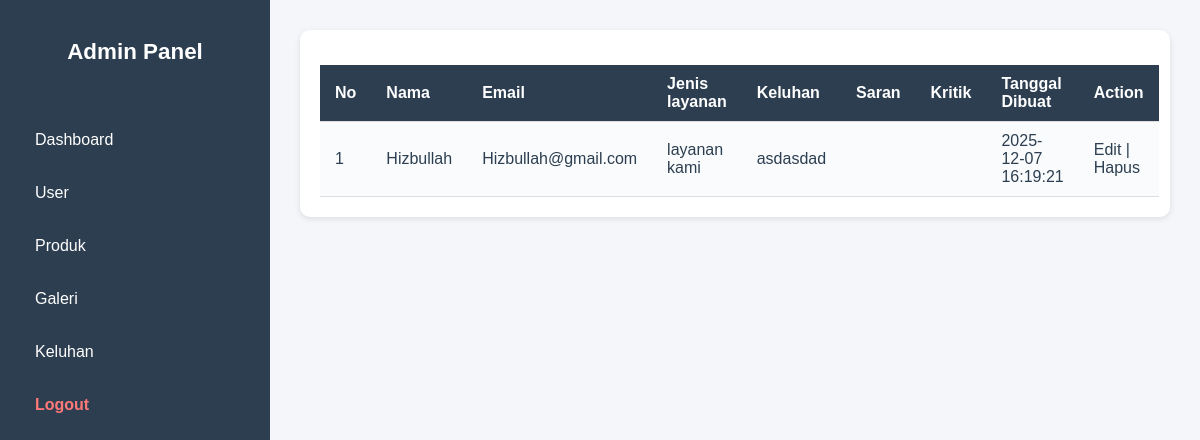
The app's page /page/admin/layanan.php (signed in) with its own data.
### tables this page shows
CREATE TABLE `lyn` (
  `id_layanan` int NOT NULL,
  `id_user` int NOT NULL,
  `keluhan` text,
  `saran` text,
  `kritik` text,
  `created_at` datetime NOT NULL
);

CREATE TABLE `user_layanan` (
  `id_user` int NOT NULL,
  `nama` varchar(75) DEFAULT NULL,
  `email` varchar(200) NOT NULL,
  `layanan` varchar(50) DEFAULT NULL
);

### page/admin/layanan.php (the view, shortened to what this page needs)
<?php
include '../../config/db.connection.php';
$ambillayanan = "SELECT lyn.*, user_layanan.nama, user_layanan.email, user_layanan.layanan FROM lyn
                LEFT JOIN user_layanan ON lyn.id_user = user_layanan.id_user
                ORDER BY lyn.id_layanan ASC";
$layanan = mysqli_query($conn, $ambillayanan);
?>
<?php include 'meta.php' ?>
<?php include 'header.php' ?>
<head><link rel="stylesheet" href="../../assets/css/admin.css"></head>
<div class="main-content">
    <section class="cards">
      <div class="card">
        <table>
          <tr>
            <th>No</th>
            <th>Nama</th>
            <th>Email</th>
            <th>Jenis layanan</th>
            <th>Keluhan</th>
            <th>Saran</th>
            <th>Kritik</th>
            <th>Tanggal Dibuat</th>
            <th>Action</th>
          </tr>
          <?php
          $no = 1;
          if(mysqli_num_rows($layanan) > 0){
            while($row = mysqli_fetch_assoc($layanan)){
          ?>
          <tr>
            <td><?= $no++; ?></td>
            <td><?= $row['nama'] ?></td>
            <td><?= $row['email'] ?></td>
            <td><?= $row['layanan'] ?></td>
            <td><?= $row['keluhan'] ?></td>
            <td><?= $row['saran'] ?></td>
            <td><?= $row['kritik'] ?></td>
            <td><?= $row['created_at'] ?></td>
            <td>Edit | Hapus</a>
                      </td>
          </tr>
          <?php
            }
          } ?>
        </table>
      </div>
    </section>
  </div>
<?php include 'footer.php' ?>
</html>

### assets/css/admin.css (style rules this page uses)
html, body { width: 100%; overflow-x: hidden; margin: 0; padding: 0; font-family: "Poppins", sans-serif; background-color: #f4f6f9; color: #2c3e50; min-height: 100vh; display: flex; }
.main-content { flex: 1; padding: 30px; }
.cards { display: grid; grid-template-columns: repeat(auto-fit, minmax(220px, 1fr)); gap: 20px; }
.card { background-color: white; padding: 20px; border-radius: 10px; box-shadow: 0 2px 6px rgba(0, 0, 0, 0.1); text-align: center; transition: transform 0.3s ease, box-shadow 0.3s ease; }
table { width: 100%; border-collapse: collapse; margin-top: 15px; font-family: "Poppins", sans-serif; background-color: #ffffff; }
table th, table td { padding: 10px 15px; text-align: left; border-bottom: 1px solid #ddd; }
table th { background-color: #2c3e50; color: white; font-weight: 600; }
table tr:nth-child(even) { background-color: #f9fbfc; }
table td { color: #2c3e50; }

### records on screen
lyn: user_layanan.nama "Hizbullah", user_layanan.email "Hizbullah@gmail.com", user_layanan.layanan "layanan kami", keluhan "asdasdad", created_at "2025-12-07 16:19:21"
